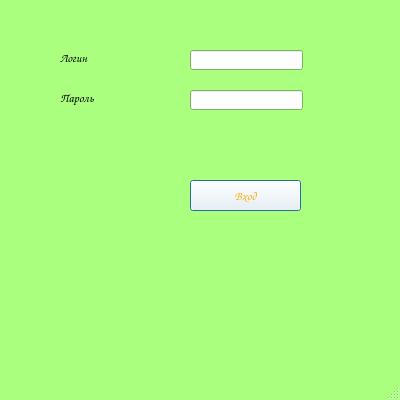
<?xml version="1.0" encoding="UTF-8"?>
<ui version="4.0">
 <class>EnterWindow</class>
 <widget class="QMainWindow" name="EnterWindow">
  <property name="geometry">
   <rect>
    <x>0</x>
    <y>0</y>
    <width>400</width>
    <height>400</height>
   </rect>
  </property>
  <property name="palette">
   <palette>
    <active>
     <colorrole role="WindowText">
      <brush brushstyle="SolidPattern">
       <color alpha="255">
        <red>0</red>
        <green>0</green>
        <blue>0</blue>
       </color>
      </brush>
     </colorrole>
     <colorrole role="Button">
      <brush brushstyle="SolidPattern">
       <color alpha="255">
        <red>255</red>
        <green>255</green>
        <blue>255</blue>
       </color>
      </brush>
     </colorrole>
     <colorrole role="Dark">
      <brush brushstyle="SolidPattern">
       <color alpha="255">
        <red>170</red>
        <green>255</green>
        <blue>127</blue>
       </color>
      </brush>
     </colorrole>
     <colorrole role="Text">
      <brush brushstyle="SolidPattern">
       <color alpha="255">
        <red>0</red>
        <green>0</green>
        <blue>0</blue>
       </color>
      </brush>
     </colorrole>
     <colorrole role="ButtonText">
      <brush brushstyle="SolidPattern">
       <color alpha="255">
        <red>255</red>
        <green>170</green>
        <blue>0</blue>
       </color>
      </brush>
     </colorrole>
     <colorrole role="Base">
      <brush brushstyle="SolidPattern">
       <color alpha="255">
        <red>255</red>
        <green>255</green>
        <blue>255</blue>
       </color>
      </brush>
     </colorrole>
     <colorrole role="Window">
      <brush brushstyle="SolidPattern">
       <color alpha="255">
        <red>170</red>
        <green>255</green>
        <blue>127</blue>
       </color>
      </brush>
     </colorrole>
    </active>
    <inactive>
     <colorrole role="WindowText">
      <brush brushstyle="SolidPattern">
       <color alpha="255">
        <red>0</red>
        <green>0</green>
        <blue>0</blue>
       </color>
      </brush>
     </colorrole>
     <colorrole role="Button">
      <brush brushstyle="SolidPattern">
       <color alpha="255">
        <red>255</red>
        <green>255</green>
        <blue>255</blue>
       </color>
      </brush>
     </colorrole>
     <colorrole role="Dark">
      <brush brushstyle="SolidPattern">
       <color alpha="255">
        <red>170</red>
        <green>255</green>
        <blue>127</blue>
       </color>
      </brush>
     </colorrole>
     <colorrole role="Text">
      <brush brushstyle="SolidPattern">
       <color alpha="255">
        <red>0</red>
        <green>0</green>
        <blue>0</blue>
       </color>
      </brush>
     </colorrole>
     <colorrole role="ButtonText">
      <brush brushstyle="SolidPattern">
       <color alpha="255">
        <red>255</red>
        <green>170</green>
        <blue>0</blue>
       </color>
      </brush>
     </colorrole>
     <colorrole role="Base">
      <brush brushstyle="SolidPattern">
       <color alpha="255">
        <red>255</red>
        <green>255</green>
        <blue>255</blue>
       </color>
      </brush>
     </colorrole>
     <colorrole role="Window">
      <brush brushstyle="SolidPattern">
       <color alpha="255">
        <red>170</red>
        <green>255</green>
        <blue>127</blue>
       </color>
      </brush>
     </colorrole>
    </inactive>
    <disabled>
     <colorrole role="WindowText">
      <brush brushstyle="SolidPattern">
       <color alpha="255">
        <red>170</red>
        <green>255</green>
        <blue>127</blue>
       </color>
      </brush>
     </colorrole>
     <colorrole role="Button">
      <brush brushstyle="SolidPattern">
       <color alpha="255">
        <red>255</red>
        <green>255</green>
        <blue>255</blue>
       </color>
      </brush>
     </colorrole>
     <colorrole role="Dark">
      <brush brushstyle="SolidPattern">
       <color alpha="255">
        <red>170</red>
        <green>255</green>
        <blue>127</blue>
       </color>
      </brush>
     </colorrole>
     <colorrole role="Text">
      <brush brushstyle="SolidPattern">
       <color alpha="255">
        <red>170</red>
        <green>255</green>
        <blue>127</blue>
       </color>
      </brush>
     </colorrole>
     <colorrole role="ButtonText">
      <brush brushstyle="SolidPattern">
       <color alpha="255">
        <red>170</red>
        <green>255</green>
        <blue>127</blue>
       </color>
      </brush>
     </colorrole>
     <colorrole role="Base">
      <brush brushstyle="SolidPattern">
       <color alpha="255">
        <red>170</red>
        <green>255</green>
        <blue>127</blue>
       </color>
      </brush>
     </colorrole>
     <colorrole role="Window">
      <brush brushstyle="SolidPattern">
       <color alpha="255">
        <red>170</red>
        <green>255</green>
        <blue>127</blue>
       </color>
      </brush>
     </colorrole>
    </disabled>
   </palette>
  </property>
  <property name="font">
   <font>
    <family>Comic Sans MS</family>
   </font>
  </property>
  <property name="cursor">
   <cursorShape>UpArrowCursor</cursorShape>
  </property>
  <property name="windowTitle">
   <string>СЧЕТЧИК КАЛОРИЙ</string>
  </property>
  <property name="windowIcon">
   <iconset>
    <normaloff>images/carrotico.ico</normaloff>images/carrotico.ico</iconset>
  </property>
  <widget class="QWidget" name="centralwidget">
   <widget class="QPushButton" name="returnmain">
    <property name="geometry">
     <rect>
      <x>620</x>
      <y>20</y>
      <width>75</width>
      <height>23</height>
     </rect>
    </property>
    <property name="text">
     <string>Главная</string>
    </property>
    <property name="autoDefault">
     <bool>true</bool>
    </property>
    <property name="default">
     <bool>true</bool>
    </property>
   </widget>
   <widget class="QPushButton" name="enter">
    <property name="geometry">
     <rect>
      <x>190</x>
      <y>180</y>
      <width>111</width>
      <height>31</height>
     </rect>
    </property>
    <property name="text">
     <string>Вход</string>
    </property>
    <property name="default">
     <bool>true</bool>
    </property>
   </widget>
   <widget class="QLineEdit" name="loginlineEdit">
    <property name="geometry">
     <rect>
      <x>190</x>
      <y>50</y>
      <width>113</width>
      <height>20</height>
     </rect>
    </property>
   </widget>
   <widget class="QLineEdit" name="passwordlineEdit">
    <property name="geometry">
     <rect>
      <x>190</x>
      <y>90</y>
      <width>113</width>
      <height>20</height>
     </rect>
    </property>
   </widget>
   <widget class="QLabel" name="loginlabel">
    <property name="geometry">
     <rect>
      <x>60</x>
      <y>50</y>
      <width>71</width>
      <height>16</height>
     </rect>
    </property>
    <property name="text">
     <string>Логин</string>
    </property>
   </widget>
   <widget class="QLabel" name="passwordlabel">
    <property name="geometry">
     <rect>
      <x>60</x>
      <y>90</y>
      <width>81</width>
      <height>16</height>
     </rect>
    </property>
    <property name="text">
     <string>Пароль</string>
    </property>
   </widget>
  </widget>
  <widget class="QMenuBar" name="menubar">
   <property name="geometry">
    <rect>
     <x>0</x>
     <y>0</y>
     <width>400</width>
     <height>26</height>
    </rect>
   </property>
  </widget>
  <widget class="QStatusBar" name="statusbar"/>
 </widget>
 <resources/>
 <connections/>
</ui>
